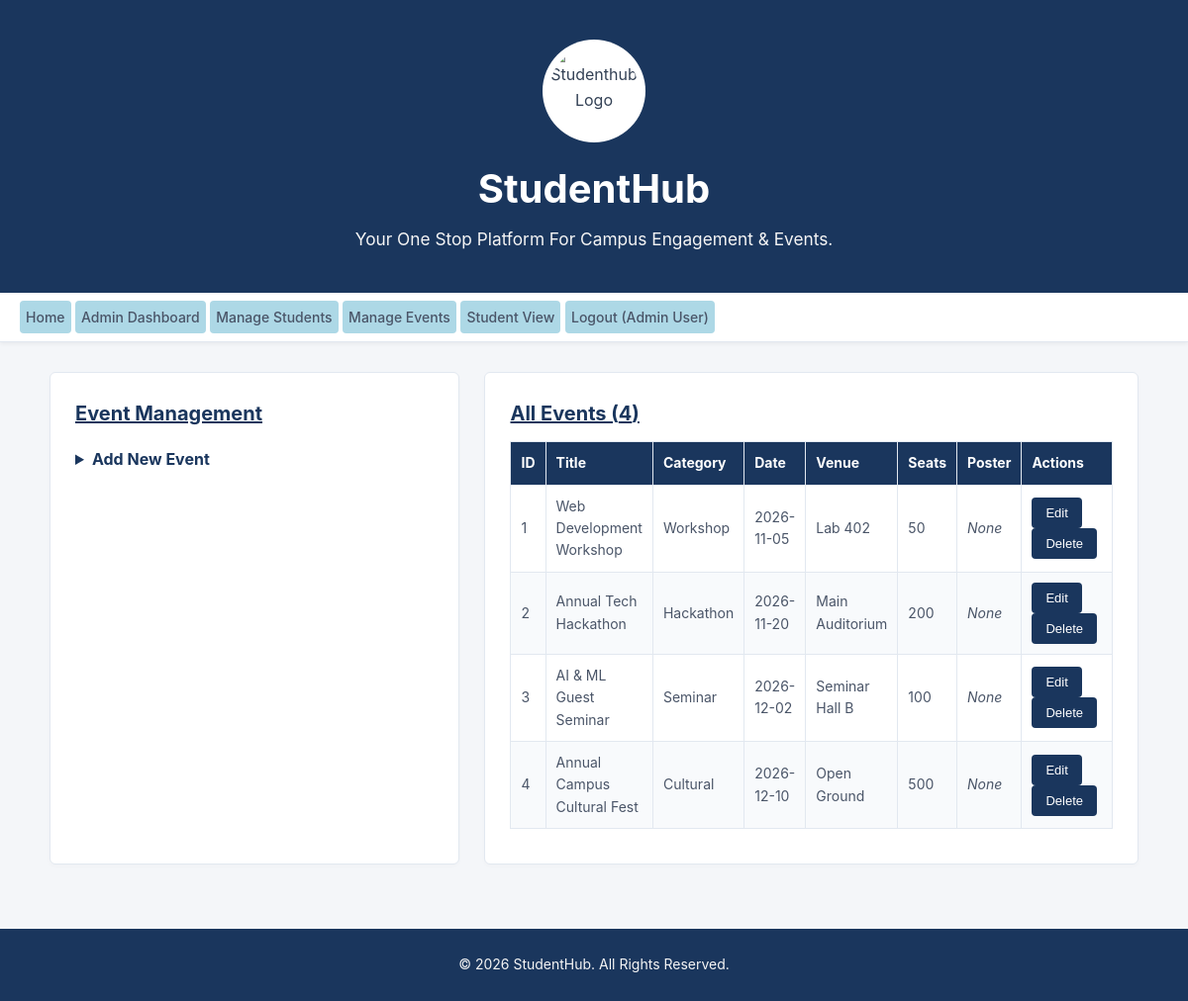
Page /pages/admin/events.php (signed in) on the committed database.
### tables this page shows
CREATE TABLE IF NOT EXISTS events (
    id          INT UNSIGNED AUTO_INCREMENT PRIMARY KEY,
    title       VARCHAR(200) NOT NULL,
    category    ENUM('workshop','hackathon','seminar','cultural') NOT NULL,
    description TEXT NOT NULL,
    date        DATE NOT NULL,
    time        TIME NOT NULL,
    venue       VARCHAR(200) NOT NULL,
    speaker     VARCHAR(150) NOT NULL DEFAULT '',
    seats       INT UNSIGNED NOT NULL DEFAULT 50,
    fee         VARCHAR(20) NOT NULL DEFAULT 'Free',
    poster      VARCHAR(255) DEFAULT NULL,
    created_at  DATETIME NOT NULL DEFAULT CURRENT_TIMESTAMP
);

### pages/admin/events.php (the view, shortened to what this page needs)
<?php
require_once __DIR__ . '/../../php/db.php';
$events = $conn->query('SELECT * FROM events ORDER BY date ASC')->fetch_all(MYSQLI_ASSOC);
$editData = null;
?>
<!DOCTYPE html>
<html lang="en">
<head>
    <link rel="stylesheet" href="/STUDENTHUB/css/style3.css">
</head>
<body>
    <header>
        <img src="/STUDENTHUB/images/logo.png" alt="Studenthub Logo" height="100">
        <h1>StudentHub</h1>
        <p>Your One Stop Platform For Campus Engagement &amp; Events.</p>
    </header>
    <nav>
        <a href="/STUDENTHUB/pages/index.html">Home</a>
        <a href="/STUDENTHUB/pages/admin/">Admin Dashboard</a>
        <a href="/STUDENTHUB/pages/admin/students.php">Manage Students</a>
        <a href="/STUDENTHUB/pages/admin/events.php">Manage Events</a>
        <a href="/STUDENTHUB/pages/dashboard.php">Student View</a>
        <a href="/STUDENTHUB/php/logout.php">Logout (<?= htmlspecialchars($_SESSION['user_name']) ?>)</a>
    </nav>
    <main>
        <section>
            <h2 style="text-decoration: underline; color:#1a365d ;">Event Management</h2>
            <details <?= $editData ? 'open' : '' ?>>
                <summary style="cursor:pointer; font-weight:bold; color:#1a365d; padding:6px 0;">
                    <?= $editData ? 'Edit Event: ' . htmlspecialchars($editData['title']) : 'Add New Event' ?>
                </summary>
            </details>
        </section>
        <section>
            <h3 style="text-decoration: underline; color:#1a365d ;">All Events (<?= count($events) ?>)</h3>
            <table border="1" cellpadding="8" cellspacing="0">
                <thead>
                    <tr>
                        <th>ID</th><th>Title</th><th>Category</th><th>Date</th>
                        <th>Venue</th><th>Seats</th><th>Poster</th><th>Actions</th>
                    </tr>
                </thead>
                <tbody>
                    <?php if (empty($events)): ?>
                    <tr><td colspan="8" style="text-align:center;">No events found.</td></tr>
                    <?php else: ?>
                    <?php foreach ($events as $ev): ?>
                    <tr>
                        <td><?= $ev['id'] ?></td>
                        <td><?= htmlspecialchars($ev['title']) ?></td>
                        <td style="text-transform:capitalize;"><?= htmlspecialchars($ev['category']) ?></td>
                        <td><?= htmlspecialchars($ev['date']) ?></td>
                        <td><?= htmlspecialchars($ev['venue']) ?></td>
                        <td><?= htmlspecialchars($ev['seats']) ?></td>
                        <td>
                            <?php if ($ev['poster']): ?>
                            <a href="/uploads/events/<?= htmlspecialchars($ev['poster']) ?>" target="_blank">View</a>
                            <?php else: ?>
                            <em>None</em>
                            <?php endif; ?>
                        </td>
                        <td>
                            <a href="?edit=<?= $ev['id'] ?>"><button type="button">Edit</button></a>
                            <form method="POST" action="" style="display:inline;" onsubmit="return confirm('Delete event: <?= htmlspecialchars(addslashes($ev['title'])) ?>?');">
                                <button type="submit">Delete</button>
                            </form>
                        </td>
                    </tr>
                    <?php endforeach; ?>
                    <?php endif; ?>
                </tbody>
            </table>
        </section>
    </main>
    <footer><p>&copy; 2026 StudentHub. All Rights Reserved.</p></footer>
</body>
</html>

### css/style3.css (style rules this page uses)
header { display: flex; flex-direction: column; align-items: center; justify-content: center; text-align: center; padding: 40px 20px; background-color: #1a365d; }
header img { margin-bottom: 15px; width: 90px; height: 90px; object-fit: cover; border-radius: 50%; border: 3px solid rgba(255, 255, 255, 0.8); background: #ffffff; padding: 4px; }
header h1 { font-family: 'Poppins', -apple-system, sans-serif; font-size: 40px; font-weight: 700; color: #ffffff; margin: 0 0 5px 0; }
header p { font-family: 'Inter', -apple-system, sans-serif; font-size: 1.08rem; color: whitesmoke; margin: 0; }
nav { background-color: #ffffff; border-bottom: 1px solid #e2e8f0; box-shadow: 0 2px 4px rgba(0,0,0,0.05); position: sticky; top: 0; z-index: 1000; padding: 12px 20px; transition: background-color 0.3s; box-sizing: border-box; }
nav a { text-align: center; font-family: 'Inter', -apple-system, sans-serif; font-size: 14px; font-weight: 500; color: #4a5568; text-decoration: none; padding: 8px 6px; border-radius: 4px; background-color: lightblue; white-space: nowrap; overflow: hidden; text-overflow: ellipsis; transition: color 0.2s ease, background-color 0.2s ease; }
main { max-width: 1100px; margin: 30px auto; padding: 0 20px; display: grid; grid-template-columns: 2fr 1fr; gap: 25px; }
section, article, aside { background-color: #ffffff; padding: 25px; border-radius: 6px; border: 1px solid #e2e8f0; margin-bottom: 25px; box-shadow: 0 2px 4px rgba(0, 0, 0, 0.02); }
section h2, section h3, article h3, aside h3 { color: #1a365d; margin-top: 0; margin-bottom: 12px; font-size: 20px; }
table { width: 100%; border-collapse: collapse; margin-top: 10px; margin-bottom: 10px; }
table, th, td { border: 1px solid #e2e8f0; }
th { background-color: #1a365d; color: #ffffff; text-align: left; padding: 10px; font-size: 14px; }
td { padding: 10px; color: #4a5568; font-size: 14px; }
tr:nth-child(even) { background-color: #f8fafc; }
button { background-color: #1a365d; color: #ffffff; border: none; padding: 8px 14px; border-radius: 4px; cursor: pointer; font-size: 13px; margin-right: 5px; transition: background-color 0.2s ease; }
footer { text-align: center; padding: 25px 20px; background-color: #1a365d; color: whitesmoke; font-size: 14px; margin-top: 40px; }
footer p { margin: 0; }

### rows in the picture
events: id "1", title "Web Development Workshop", category "Workshop", date "2026-11-05", venue "Lab 402", seats "50", shows "None"
events: id "2", title "Annual Tech Hackathon", category "Hackathon", date "2026-11-20", venue "Main Auditorium", seats "200", shows "None"
events: id "3", title "AI & ML Guest Seminar", category "Seminar", date "2026-12-02", venue "Seminar Hall B", seats "100", shows "None"
events: id "4", title "Annual Campus Cultural Fest", category "Cultural", date "2026-12-10", venue "Open Ground", seats "500", shows "None"

### other values in the picture
$_SESSION['user_name'] "Admin User"
count($events) "4"
